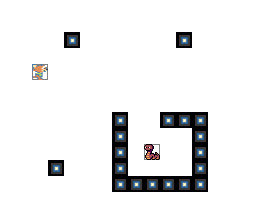

This game map was drawn from its Tiled (.tmx) file and the tilesets committed beside it. A one-line description and the full map source follow:
An orthogonal 16x14 tile map with 16x16 px tiles, 3 tile layers (map, objects, foreground), 3 tilesets.

<map version="1.2" tiledversion="1.3.2" orientation="orthogonal" renderorder="right-down" width="16" height="14" tilewidth="16" tileheight="16" hexsidelength="0" infinite="0" nextlayerid="6" nextobjectid="1" compressionlevel="0">
  <properties>
    <property name="solid_bottom" type="bool" value="true" />
    <property name="solid_left" type="bool" value="true" />
    <property name="solid_right" type="bool" value="true" />
    <property name="solid_top" type="bool" value="true" />
  </properties>
  <tileset firstgid="1" source="..\Actors.tsx" />
  <tileset firstgid="257" source="..\Blocks.tsx" />
  <tileset firstgid="513" source="tileset.tileset.tsx" />
  <layer id="1" name="map" width="16" height="14">
    <data encoding="csv">
513,514,515,516,517,518,519,520,521,522,523,524,525,526,527,528,
529,530,531,532,533,534,535,536,537,538,539,540,541,542,543,544,
545,546,547,548,549,550,551,552,553,554,555,556,557,558,559,560,
561,562,563,564,565,566,567,568,569,570,571,572,573,574,575,576,
577,578,579,580,581,582,583,584,585,586,587,588,589,590,591,592,
593,594,595,596,597,598,599,600,601,602,603,604,605,606,607,608,
609,610,611,612,613,614,615,616,617,618,619,620,621,622,623,624,
625,626,627,628,629,630,631,632,633,634,635,636,637,638,639,640,
641,642,643,644,645,646,647,648,649,650,651,652,653,654,655,656,
657,658,659,660,661,662,663,664,665,666,667,668,669,670,671,672,
673,674,675,676,677,678,679,680,681,682,683,684,685,686,687,688,
689,690,691,692,693,694,695,696,697,698,699,700,701,702,703,704,
705,706,707,708,709,710,711,712,713,714,715,716,717,718,719,720,
721,722,723,724,725,726,727,728,729,730,731,732,733,734,735,736
</data>
  </layer>
  <layer id="2" name="objects" width="16" height="14">
    <data encoding="csv">
513,513,513,513,0,0,0,0,0,0,0,0,0,0,0,0,
0,0,0,0,0,0,0,0,0,0,0,0,0,0,0,0,
0,0,0,0,514,0,0,0,0,0,0,514,0,0,0,0,
0,0,0,0,0,0,0,0,0,0,0,0,0,0,0,0,
0,0,1,0,0,0,0,0,0,0,0,0,0,0,0,0,
0,0,0,0,0,0,0,0,0,0,0,0,0,0,0,0,
0,0,0,0,0,0,0,0,0,0,0,0,0,0,0,0,
0,0,0,0,0,0,0,514,0,0,514,514,514,0,0,0,
0,0,0,0,0,0,0,514,0,0,0,0,514,0,0,0,
0,0,0,0,0,0,0,514,0,2,0,0,514,0,0,0,
0,0,0,514,0,0,0,514,0,0,0,0,514,0,0,0,
0,0,0,0,0,0,0,514,514,514,514,514,514,0,0,0,
0,0,0,0,0,0,0,0,0,0,0,0,0,0,0,0,
0,0,0,0,0,0,0,0,0,0,0,0,0,0,0,0
</data>
  </layer>
  <layer id="3" name="foreground" width="16" height="14">
    <data encoding="csv">
0,0,0,0,0,0,0,0,0,0,0,0,0,0,0,0,
0,0,0,0,0,0,0,0,0,0,0,0,0,0,0,0,
0,0,0,0,0,0,0,0,0,0,0,0,0,0,0,0,
0,0,0,0,0,0,0,0,0,0,0,0,0,0,0,0,
0,0,0,0,0,0,0,0,0,0,0,0,0,0,0,0,
0,0,0,0,0,0,0,0,0,0,0,0,0,0,0,0,
0,0,0,0,0,0,0,0,0,0,0,0,0,0,0,0,
0,0,0,0,0,0,0,0,0,0,0,0,0,0,0,0,
0,0,0,0,0,0,0,0,0,0,0,0,0,0,0,0,
0,0,0,0,0,0,0,0,0,0,0,0,0,0,0,0,
0,0,0,0,0,0,0,0,0,0,0,0,0,0,0,0,
0,0,0,0,0,0,0,0,0,0,0,0,0,0,0,0,
0,0,0,0,0,0,0,0,0,0,0,0,0,0,0,0,
0,0,0,0,0,0,0,0,0,0,0,0,0,0,0,0
</data>
  </layer>
  <objectgroup id="5" name="events" />
</map>
